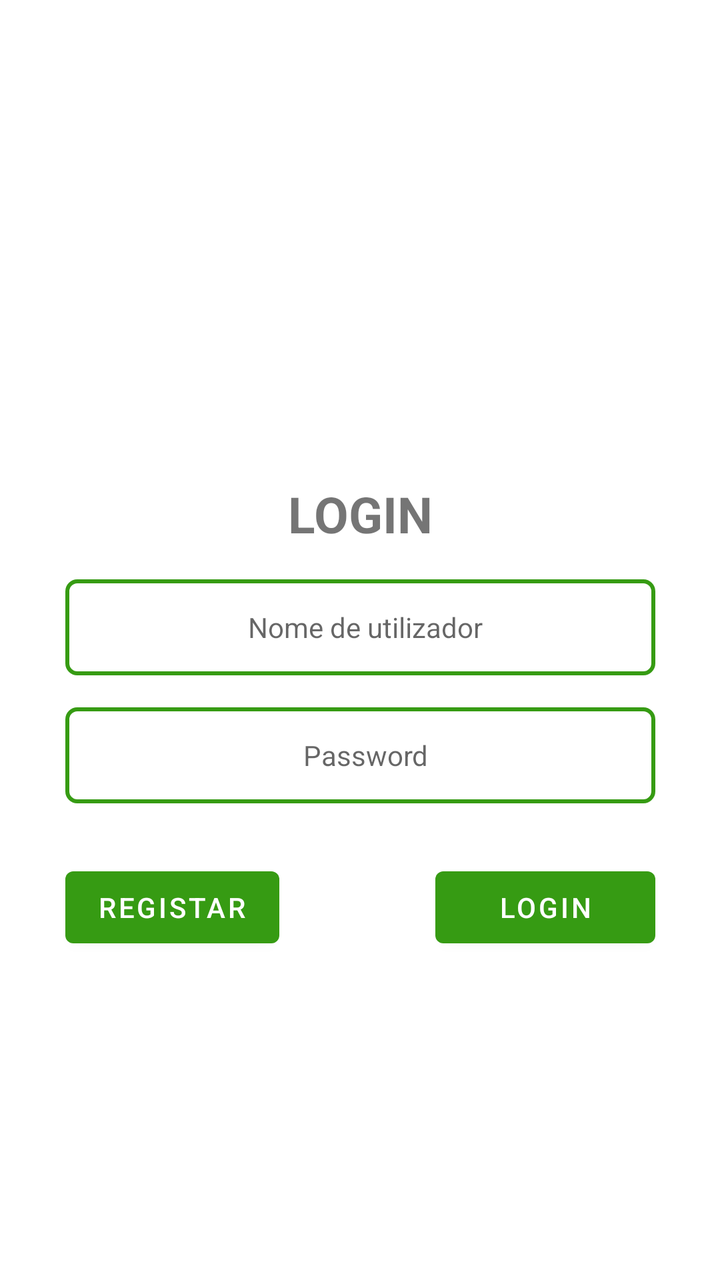
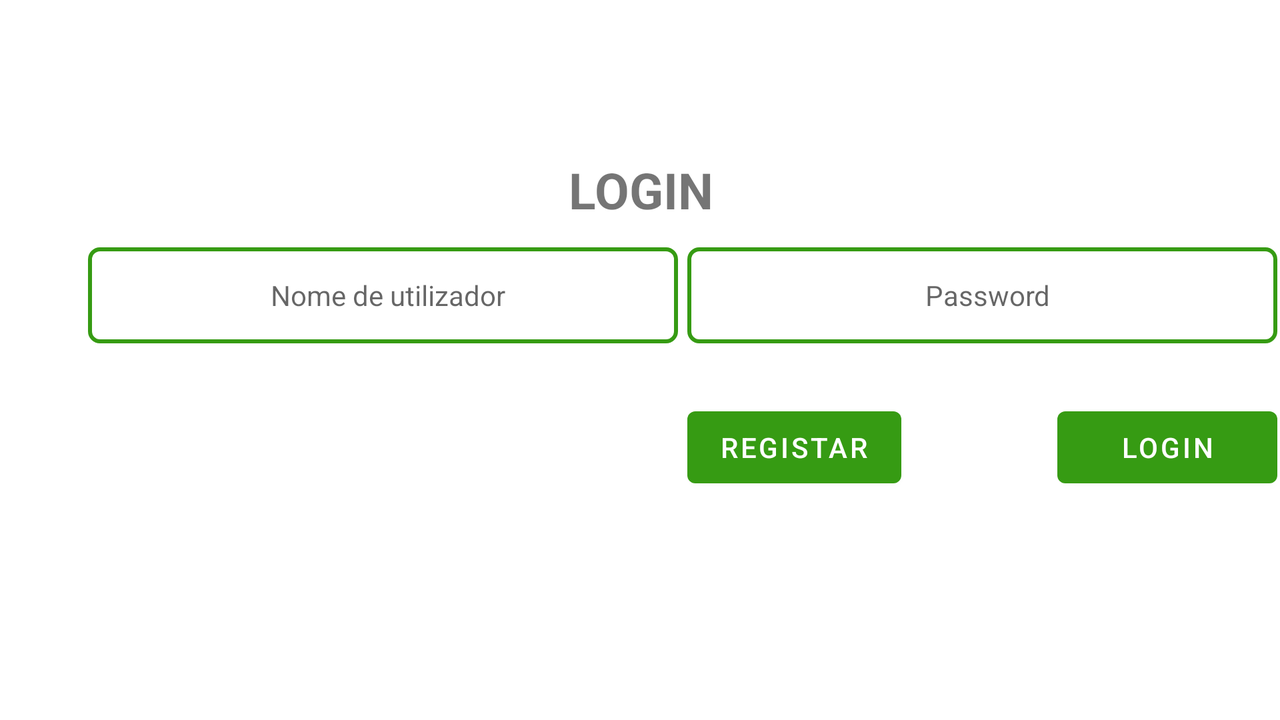

Two renders of one Android screen. The first uses the default layout on a phone; the second uses the alternative layout the repository ships for a different screen configuration, on a matching device. The two XML files are below.
<!-- AndroidManifest.xml: application theme Theme.TenisScore -->
<!-- res/layout/activity_login.xml -->
<?xml version="1.0" encoding="utf-8"?>
<androidx.constraintlayout.widget.ConstraintLayout xmlns:android="http://schemas.android.com/apk/res/android"
    xmlns:app="http://schemas.android.com/apk/res-auto"
    xmlns:tools="http://schemas.android.com/tools"
    android:layout_width="match_parent"
    android:layout_height="match_parent"
    tools:context=".Login">

    <ImageView
        android:id="@+id/imageView4"
        android:layout_width="128dp"
        android:layout_height="128dp"
        android:layout_marginTop="88dp"
        app:layout_constraintEnd_toEndOf="parent"
        app:layout_constraintHorizontal_bias="0.498"
        app:layout_constraintStart_toStartOf="parent"
        app:layout_constraintTop_toTopOf="parent"
        app:srcCompat="@drawable/profile" />

    <TextView
        android:id="@+id/textView20"
        android:layout_width="wrap_content"
        android:layout_height="wrap_content"
        android:layout_marginTop="24dp"
        android:text="LOGIN"
        android:textSize="25sp"
        android:textStyle="bold"
        app:layout_constraintEnd_toEndOf="parent"
        app:layout_constraintStart_toStartOf="parent"
        app:layout_constraintTop_toBottomOf="@+id/imageView4" />

    <EditText
        android:id="@+id/editTUsername"
        android:layout_width="295dp"
        android:layout_height="48dp"
        android:layout_marginTop="16dp"
        android:background="@drawable/custom_edit_text"
        android:hint="Nome de utilizador"
        android:minHeight="48dp"
        android:textAlignment="center"
        android:textSize="14sp"
        app:layout_constraintEnd_toEndOf="parent"
        app:layout_constraintStart_toStartOf="parent"
        app:layout_constraintTop_toBottomOf="@+id/textView20" />

    <EditText
        android:id="@+id/editTPassword"
        android:layout_width="295dp"
        android:layout_height="48dp"
        android:layout_marginTop="16dp"
        android:background="@drawable/custom_edit_text"
        android:hint="Password"
        android:minHeight="48dp"
        android:textAlignment="center"
        android:textSize="14sp"
        app:layout_constraintEnd_toEndOf="parent"
        app:layout_constraintStart_toStartOf="parent"
        app:layout_constraintTop_toBottomOf="@+id/editTUsername" />

    <Button
        android:id="@+id/button2"
        android:layout_width="110dp"
        android:layout_height="wrap_content"
        android:layout_marginTop="28dp"
        android:text="Login"
        app:layout_constraintEnd_toEndOf="@+id/editTPassword"
        app:layout_constraintTop_toBottomOf="@+id/editTPassword" />

    <Button
        android:id="@+id/button3"
        android:layout_width="wrap_content"
        android:layout_height="wrap_content"
        android:text="Registar"
        app:layout_constraintStart_toStartOf="@+id/editTPassword"
        app:layout_constraintTop_toTopOf="@+id/button2" />

</androidx.constraintlayout.widget.ConstraintLayout>
<!-- resources referenced by this layout -->
<resources>
  <!-- drawable custom_edit_text (drawable) -->
  <?xml version="1.0" encoding="utf-8"?>
  <selector xmlns:android="http://schemas.android.com/apk/res/android">
  
      <item android:state_enabled="true" android:state_focused="true">
          <shape android:shape="rectangle">
              <solid android:color="@android:color/white" />
              <padding android:left="5dp"></padding>
              <corners android:radius="5dp" />
              <stroke android:width="2dp" android:color="@color/green" />
          </shape>
      </item>
  
      <item android:state_enabled="true">
          <shape android:shape="rectangle">
              <solid android:color="@android:color/white" />
              <padding android:left="5dp"></padding>
              <corners android:radius="5dp" />
              <stroke android:width="2dp" android:color="@color/green" />
          </shape>
      </item>
  </selector>
  <style name="Theme.TenisScore" parent="Theme.MaterialComponents.DayNight.DarkActionBar">
          
          <item name="colorPrimary">@color/green</item>
          <item name="colorPrimaryVariant">@color/purple_700</item>
          <item name="colorOnPrimary">@color/white</item>
          
          <item name="colorSecondary">@color/teal_200</item>
          <item name="colorSecondaryVariant">@color/teal_700</item>
          <item name="colorOnSecondary">@color/black</item>
          
          <item name="android:statusBarColor">?attr/colorPrimaryVariant</item>
          
      </style>
  <color name="green">#369B13</color>
  <color name="purple_700">#FF3700B3</color>
  <color name="white">#FFFFFFFF</color>
  <color name="teal_200">#FF03DAC5</color>
  <color name="teal_700">#FF018786</color>
  <color name="black">#FF000000</color>
</resources>
<!-- res/layout-land/activity_login.xml (the repository's variant of the layout above) -->
<!-- drawn on the phone turned sideways -->
<?xml version="1.0" encoding="utf-8"?>
<androidx.constraintlayout.widget.ConstraintLayout xmlns:android="http://schemas.android.com/apk/res/android"
    xmlns:app="http://schemas.android.com/apk/res-auto"
    xmlns:tools="http://schemas.android.com/tools"
    android:layout_width="match_parent"
    android:layout_height="match_parent"
    tools:context=".utilizadores.Login">

    <ImageView
        android:id="@+id/imageView4"
        android:layout_width="50dp"
        android:layout_height="50dp"
        android:layout_marginTop="16dp"
        app:layout_constraintEnd_toEndOf="parent"
        app:layout_constraintHorizontal_bias="0.499"
        app:layout_constraintStart_toStartOf="parent"
        app:layout_constraintTop_toTopOf="parent"
        app:srcCompat="@drawable/profile" />

    <TextView
        android:id="@+id/textView20"
        android:layout_width="wrap_content"
        android:layout_height="wrap_content"
        android:layout_marginTop="12dp"
        android:text="LOGIN"
        android:textSize="25sp"
        android:textStyle="bold"
        app:layout_constraintEnd_toEndOf="parent"
        app:layout_constraintHorizontal_bias="0.501"
        app:layout_constraintStart_toStartOf="parent"
        app:layout_constraintTop_toBottomOf="@+id/imageView4" />

    <EditText
        android:id="@+id/editTUsername"
        android:layout_width="295dp"
        android:layout_height="48dp"
        android:layout_marginStart="44dp"
        android:layout_marginTop="12dp"
        android:background="@drawable/custom_edit_text"
        android:hint="Nome de utilizador"
        android:minHeight="48dp"
        android:textAlignment="center"
        android:textSize="14sp"
        app:layout_constraintStart_toStartOf="parent"
        app:layout_constraintTop_toBottomOf="@+id/textView20" />

    <EditText
        android:id="@+id/editTPassword"
        android:layout_width="295dp"
        android:layout_height="48dp"
        android:background="@drawable/custom_edit_text"
        android:hint="Password"
        android:minHeight="48dp"
        android:textAlignment="center"
        android:textSize="14sp"
        app:layout_constraintEnd_toEndOf="parent"
        app:layout_constraintHorizontal_bias="0.765"
        app:layout_constraintStart_toEndOf="@+id/editTUsername"
        app:layout_constraintTop_toTopOf="@+id/editTUsername" />

    <Button
        android:id="@+id/button2"
        android:layout_width="110dp"
        android:layout_height="wrap_content"
        android:layout_marginTop="28dp"
        android:text="Login"
        app:layout_constraintEnd_toEndOf="@+id/editTPassword"
        app:layout_constraintTop_toBottomOf="@+id/editTPassword" />

    <Button
        android:id="@+id/button3"
        android:layout_width="wrap_content"
        android:layout_height="wrap_content"
        android:text="Registar"
        app:layout_constraintStart_toStartOf="@+id/editTPassword"
        app:layout_constraintTop_toTopOf="@+id/button2" />

</androidx.constraintlayout.widget.ConstraintLayout>
